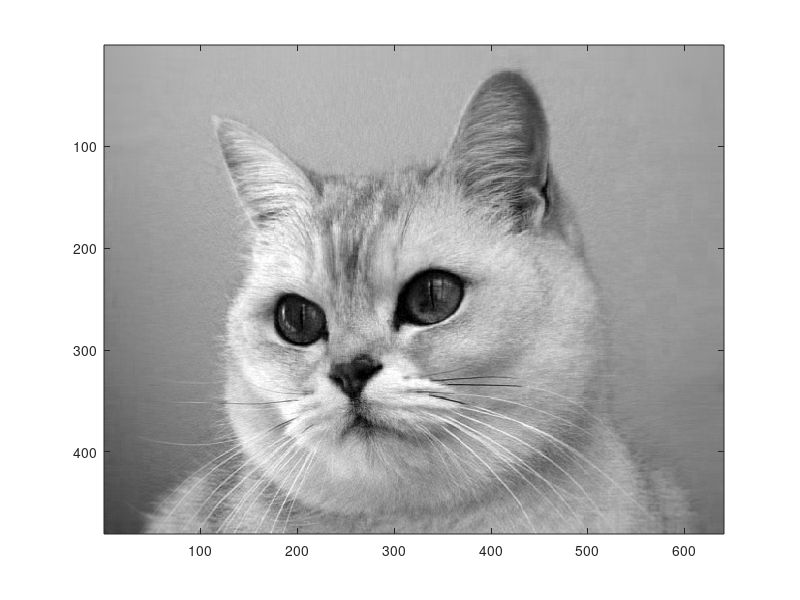

The MATLAB script that drew this image:
clear, clc

% Loading in test data
load('A1.mat')
store_images = [];

[U, S, V] = svd(A);
A_sz = size(A);
A_sv = zeros(1, A_sz(1));

for i = 1:A_sz(1)
    A_sv(i) = S(i, i);
end

A_sv_range = [max(A_sv), min(A_sv)];

image_sv = [2 6 10 15 20 30 50 100];

A_sizes = zeros(1, length(image_sv));

for j = 1:length(image_sv)
    
    new_mat = zeros(A_sz(1), A_sz(2));
    
    for k = 1:image_sv(j)
        new_mat(k, k) = A_sv(k);
    end
    
    new_A = U * new_mat * V';
    
    A_sizes(j) = image_sv(j)*(A_sz(1)+A_sz(2));
    
%     figure(j)
    colormap(gray(256));
    image(new_A);
%     a = imadd(new_A, 1);

%     store_images = [new_A]
    
end

og_size = A_sz(1) * (A_sz(1)+A_sz(2));
A_sizes = (A_sizes/og_size) * 100;

disp(A_sizes);
